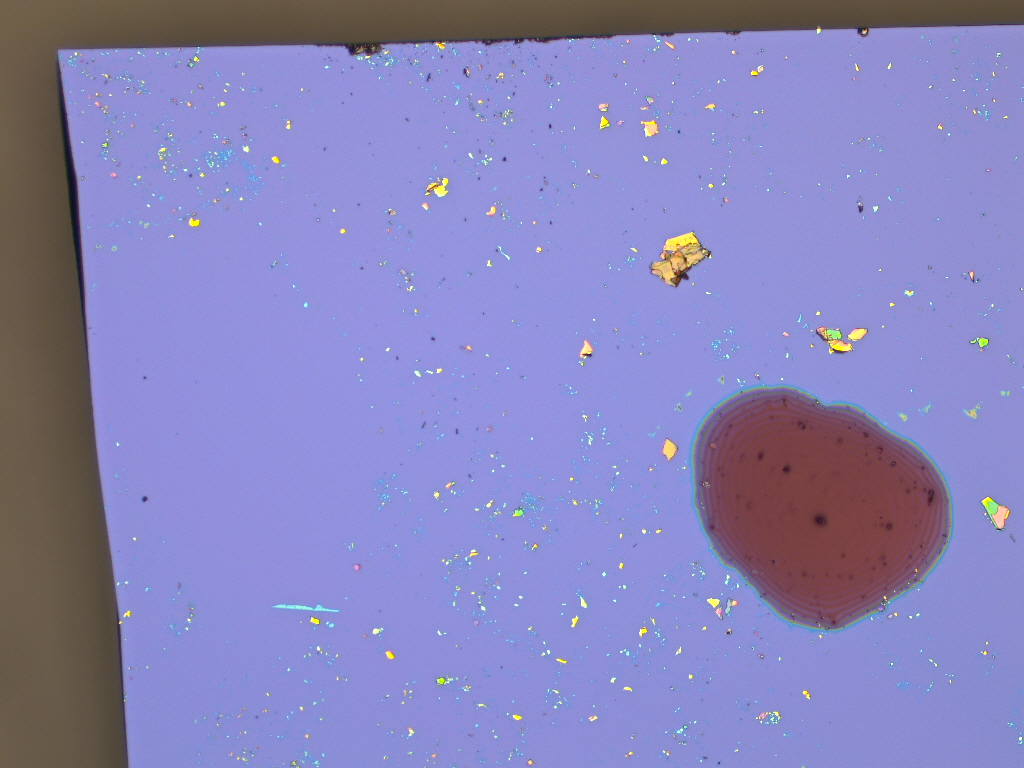
%> input picture image1089.jpg, 1024 x 768 px
$ octave image_processing.m   (GNU Octave 9; MATLAB toolbox functions it lacks are replaced by stand-ins)
%> lines starting %> are read from the running program, lines starting %| are printed output that depends on the picture
I1 = imread('image1089.jpg');
%> I1 is the input picture: size 768x1024x3 uint8; mean R, G, B 136.3, 132.5, 187.5
I2 = imread('image1090.jpg');
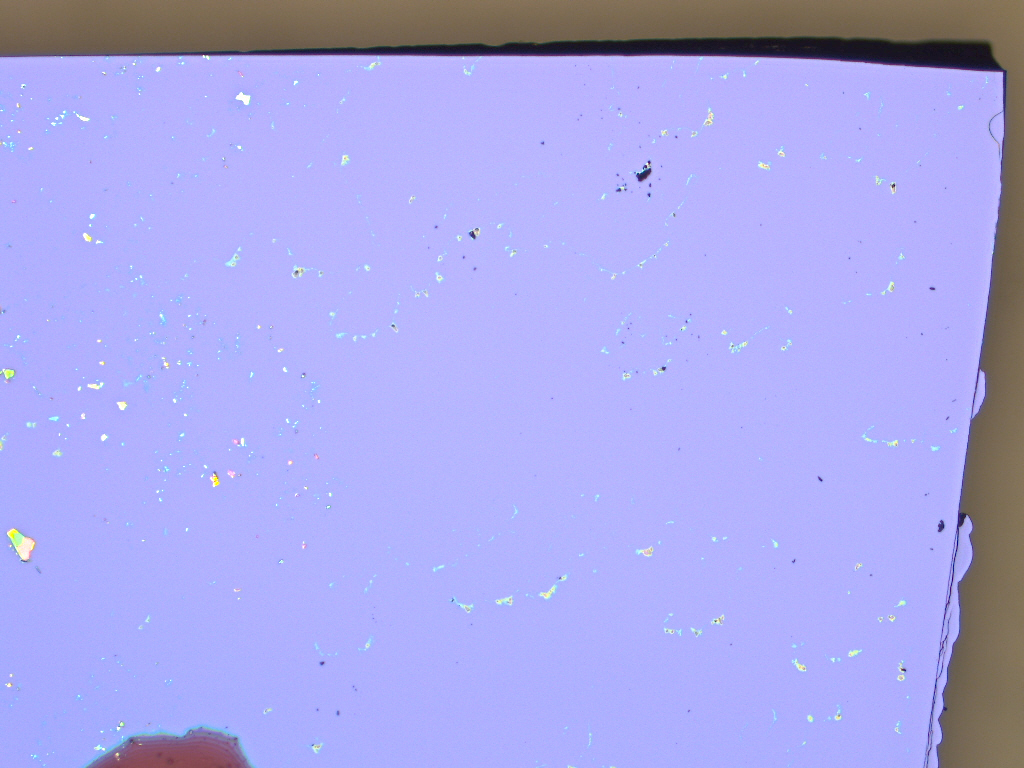
%> input picture image1090.jpg, 1024 x 768 px
%> I2 is the input picture: size 768x1024x3 uint8; mean R, G, B 169.7, 167.9, 232.1

I1_gray = rgb2gray(I1);
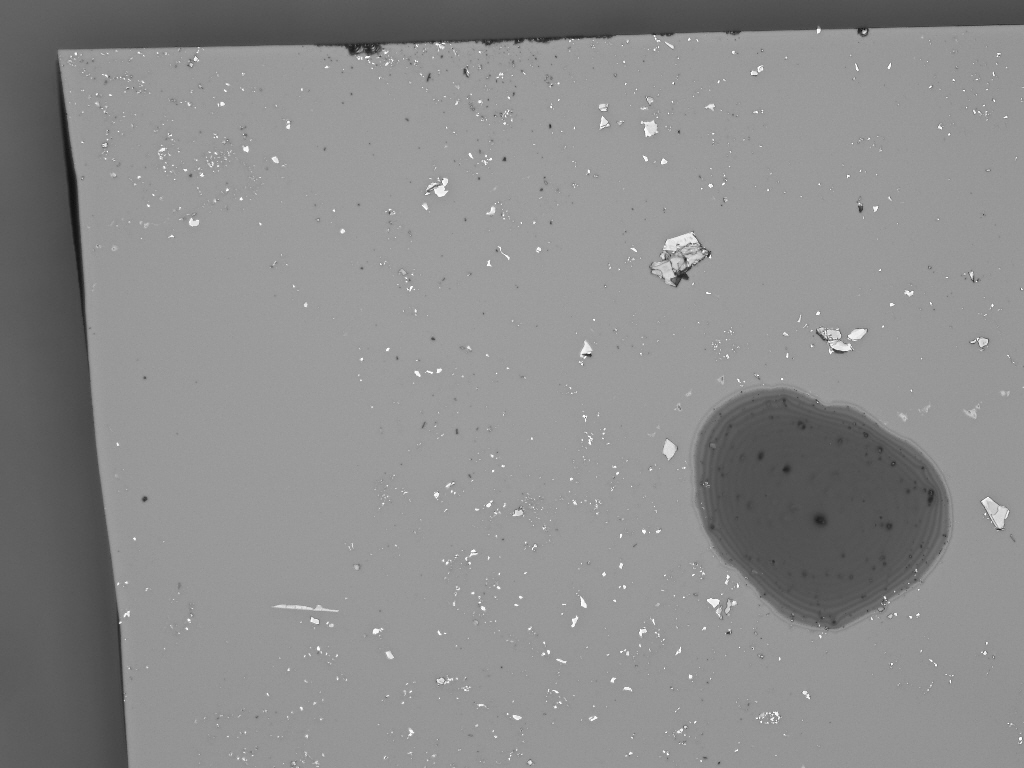
%> I1_gray: size 768x1024 uint8; min 14, max 255, mean 139.9
I2_gray = rgb2gray(I2);
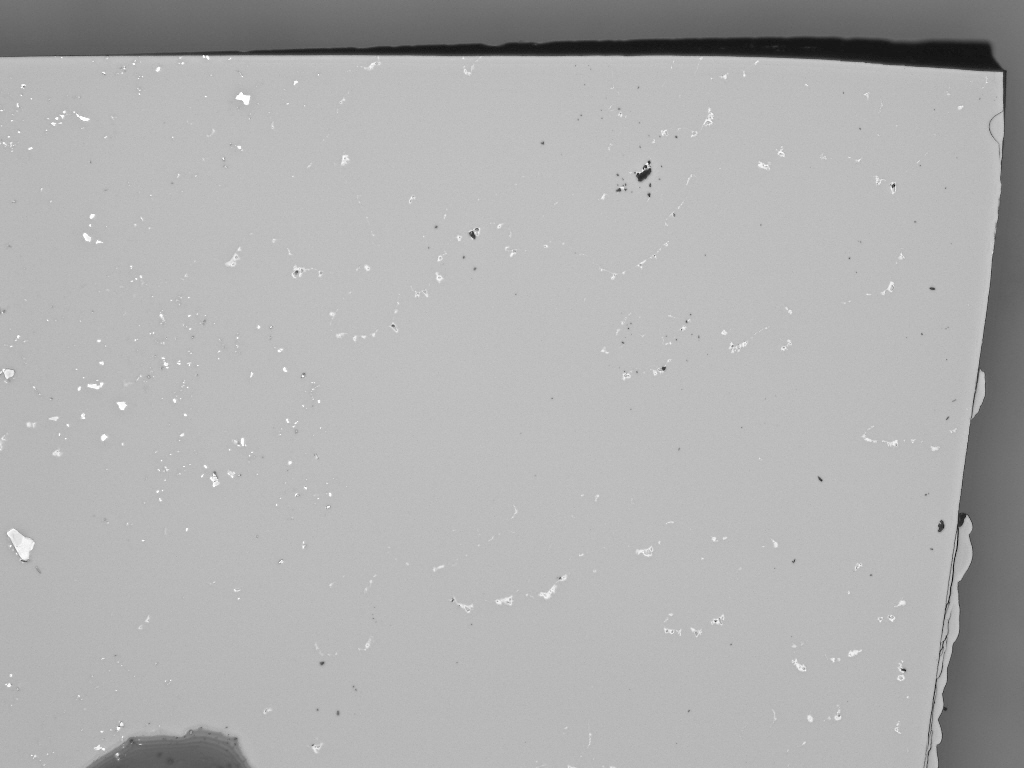
%> I2_gray: size 768x1024 uint8; min 17, max 255, mean 175.8
figure;
imshow(I1_gray);
figure;
imshow(I2_gray);
se = strel('square',5);
I1 = imopen(I1_gray,se);
%> I1: size 768x1024 uint8
imshowpair(I1_gray, I1,'montage')
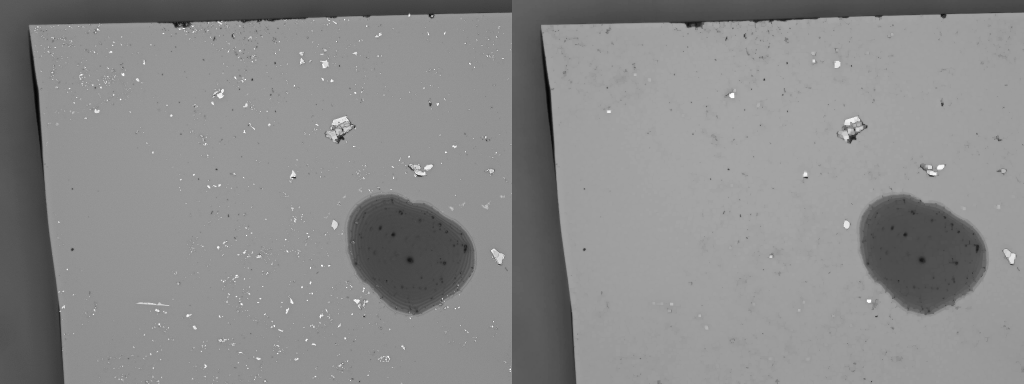
%> displayed picture: size 768x2048, on the screen's scale of 0 to 255 (shown at 1/2 size); min 0, max 255, mean 138
